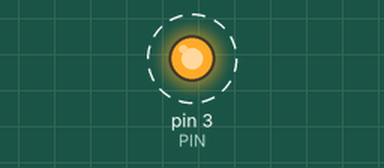
This sketch was run on a simulated Arduino Uno, built with avr-gcc and run on an emulated ATmega328P. Parts: output pins drawn as LEDs (lit = HIGH). Dashed ring = blinking.

Above: at 0.5 s.
Timing chart, 0 to 4.6 s (numbered marks = the images above):
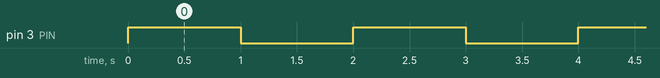

Measured:
- by itself, pin 3 (PIN): alternates HIGH for 1.0 s and LOW for 1.0 s

The sketch:

01_LED_01.ino
```cpp
int PIN = 3;

void setup() {
  pinMode(PIN, OUTPUT);
}

void loop() {
  // 켜기
  digitalWrite(PIN, HIGH);
  delay(1000);

  // 끄기
  digitalWrite(PIN, LOW);
  delay(1000);
}
```
